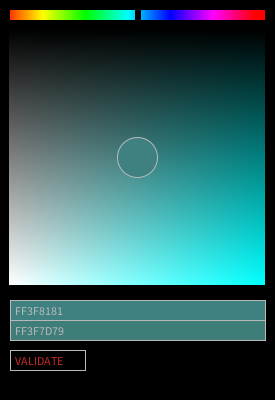
Frame 1 (no input)
Frame 60 (the mouse pressed at the canvas centre just before this capture): identical to frame 1, image omitted
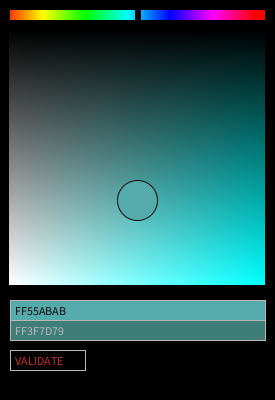
Frame 120 (the mouse held since frame 60 and released just before this capture)

The Processing sketch that drew these frames (run headless with seeded random() and noise(); from frame 60 on, the mouse is pressed at the canvas centre):

// Processing sketch: palette_color
// ── palette_color.pde
/**
La Voie du Code : Color palette
@see https://github.com/StanLepunK/La-Voie-du-Code
2013-2018
*/
Slider slider ;
PVector pos_slider ;
PVector size_slider ;
float value_slider ;
//palette
Palette palette ;
PVector pospalette, size_palette ;
//setup color
color rouge, orange, blanc, noir ;

//setup slider
int thickness_slider ;
int follow_slider ; 
color color_slider, color_border_slider ; 

void setup() {
  size(275,400); colorMode (HSB, 255 ) ; smooth() ;
  rouge = color(0,200,200) ; orange = color (40,250,250) ; blanc = color(0,0,255) ; noir = color (0,0,0) ;
  //Setup slider
  follow_slider = 15 ;
  //setup color and draw slider
  color_slider = blanc ;  color_border_slider = noir ;
  thickness_slider = 1 ;

  //slider activation
  pos_slider = new PVector  (10, 10, 0 ) ;
  size_slider = new PVector (255, 10, 0 ) ;
  slider = new Slider(pos_slider, size_slider, follow_slider, color_slider,  color_border_slider, thickness_slider);
  
  //palette activation
  pospalette = new PVector ( 10, 30, 0 ) ;
  size_palette = new PVector (255, 255, 0 ) ;
  palette = new Palette(pospalette, size_palette);
}


void draw() {
  background( 0 );

  //return of the value from slider
  value_slider = slider.getPos() ;
  /////////////update slider
  slider.update();
  
  ////////////display slider
  //slider.slider(); // classic
  slider.sliderColor(); // special
  
  ////////////////display molette
  PVector ratio = new PVector (0.5, 2.0 ) ; // give the size of the molette ratio X different of "zero", ratio "y" must be bigger than "one"
  // color of molette for the rollover
  color moletteIN = blanc ; 
  color moletteOUT = noir ;
  color moletteBorderIN = blanc ; 
  color moletteBorderOUT = noir ;
  int moletteThickness = 1 ;
  int typeOfMolette = 1 ; // 1 = rect ; 2 = ellipse ; you can create others shapes if you want in the class Slider.
  
  slider.molette(ratio, moletteIN, moletteOUT, moletteBorderIN, moletteBorderOUT, moletteThickness, typeOfMolette) ;
  
  /////////////////////////////PALETTE//////////////////
  float valueSlider = value_slider ; // this float give the value from the slider or other parameter, value between 0 to 255
  palette.display(valueSlider) ; 
  
  // color witness
  //new color
  PVector posNC = new PVector  ( 10.0 , 300.0 ) ;
  PVector sizeNC = new PVector ( size_palette.x , 20.0 ) ;
  palette.newColor(posNC, sizeNC) ;
  //currentColor
  PVector posCC = new PVector  ( 10.0 , 320.0 ) ;
  PVector sizeCC = new PVector ( size_palette.x , 20.0 ) ;
  palette.currentColor(posCC, sizeCC) ;
  
  //buton
  PVector posB = new PVector ( 10.0, 350.0 ) ;
  PVector sizeB = new PVector ( 75.0 , 20.0 ) ;
  color buttonIN = blanc ; 
  color buttonOUT = noir ;
  color buttonBorderIN = blanc ; 
  color buttonBorderOUT = noir ;
  color colorTitle = rouge ;
  int   buttonThickness = 1 ;
  int   typeOfButton = 1 ; // 1 = rect ; 2 = ellipse ; you can create others shapes if you want in the class Slider.
  String title = "VALIDATE" ;
  palette.buttonValidate (posB, sizeB, buttonIN, buttonOUT, buttonBorderIN, buttonBorderOUT, buttonThickness, typeOfButton, title, colorTitle ) ;

}

// ── A_class_Palette.pde
class Palette {
  PVector posP, sizeP, targetPos ;
  int density = 0 ;
  
  color newColor, currentColor, colorWrite ;
  boolean inside, locked, validate ;
  
  Palette (PVector posP_, PVector sizeP_) {
    posP = posP_ ; 
    sizeP = sizeP_ ;
    targetPos = new PVector ( sizeP.x /2.0 +posP.x, sizeP.y /2.0 +posP.y ) ;
    currentColor = color (125,125,125 ) ;
  }
  
  void display(float parameter) {
    int px = round(posP.x) ;
    int py = round(posP.y) ;
    int sx = round(sizeP.x) ;
    int sy = round(sizeP.y) ;
    for ( int i = 0 ; i < 256 ; i++ ) {
      for ( int j = 0 ; j < 256 ; j++ ) {
        //color c = color(parameter, i -px, j -py ) ;
        color c = color(parameter, i , j  ) ;
        set (i +px -1, j +py -1 , c ) ;

      }
    }
    //........
    pipette() ;
  }
  
  
  // Pipette
  void pipette() {
    checkPipette() ; // look if the pipette are in the area or not
    returnNewColor() ; // give the value of new color selected by pipette
    
    strokeWeight(1) ;
    colorWrite(newColor) ;
    stroke(colorWrite) ;
    fill (newColor) ;
    ellipseMode(CENTER) ;
    ellipse ( targetPos.x, targetPos.y, 40, 40 ) ;
  }
  
  void checkPipette() {
    if ( mouseX < sizeP.x + posP.x && mouseX > posP.x && mouseY < sizeP.y + posP.y && mouseY > posP.y    && mousePressed) {
          targetPos.x = mouseX ;
          targetPos.y = mouseY ;
    }
  }
  
  //board color
  // new color
  void newColor(PVector posNC, PVector sizeNC) {
    strokeWeight(1) ; stroke (185) ;
    fill (newColor) ;
    rect(posNC.x, posNC.y, sizeNC.x, sizeNC.y ) ;
    
    colorWrite(newColor) ;
    fill(colorWrite) ;
    String newHexColor = hex(newColor) ;
    println(newHexColor) ;
    text(newHexColor , posNC.x +5 , posNC.y +5 +(sizeNC.y /2.0) );
  }
  // current color
  void currentColor(PVector posCC, PVector sizeCC) {
    strokeWeight(1) ; stroke (185) ;
    fill (currentColor) ;
    rect(posCC.x, posCC.y, sizeCC.x, sizeCC.y ) ;
    
    colorWrite(currentColor) ;
    fill(colorWrite) ;
    String currentHexColor = hex(currentColor) ;
    println(currentHexColor) ;
    text( currentHexColor , posCC.x +5 , posCC.y +5 +(sizeCC.y /2.0) );
  }
  
  /////////////////////////////////
  //button
  void buttonValidate (PVector posB, PVector sizeB, color buttonIN, color buttonOUT, color buttonBorderIN, color buttonBorderOUT, int buttonThickness, int typeOfButton, String title, color colorTitle)
  {
    if ( mouseX < sizeB.x + posB.x && mouseX > posB.x && mouseY < sizeB.y + posB.y && mouseY > posB.y) {
      inside = true ;
      fill(buttonIN) ;
    } else {
      inside = false ;
      fill (buttonOUT) ;
    }
    if(mousePressed && inside)    locked = true ;
    if(!mousePressed)             locked = false ;
    
    if(locked) currentColor = newColor ;
    
    if ( typeOfButton < 1 || typeOfButton > 2 ) rect(posB.x, posB.y, sizeB.x, sizeB.y ) ;
    
    if ( typeOfButton == 1  ) rect(posB.x, posB.y, sizeB.x, sizeB.y ) ;
    if ( typeOfButton == 2  ) { 
      ellipseMode(CORNER) ;
      ellipse(posB.x, posB.y, sizeB.x, sizeB.y);
    }
    fill(colorTitle) ;
    text (title, posB.x +5, posB.y +5 +(sizeB.y /2.0) ) ;
  }
  
  ///RETURN/////////////
  color colorWrite(color colorRef) {
    if( brightness( colorRef ) < 170 ) {
      colorWrite = color(185) ;
    } else {
      colorWrite = color(10) ;
    }
    return colorWrite ;
  }
  /////////
  color returnNewColor() {
    newColor = get(round(targetPos.x), round(targetPos.y) ) ;
    return newColor ;
  }  
}



// ── A_class_Slider.pde
class Slider {
  PVector posSlider, sizeSlider ;
  float spos, newspos;    // molette position
  float sposMin, sposMax;   // max and min values of slider
  int follow;              // follow the molette
  boolean inside;           // cursor in or out of the button
  boolean locked;
  color color_slider, color_sliderBorder ;
  int thickness_slider ;

  Slider (PVector posSlider_, PVector sizeSlider_, int follow_, color color_slider_, color color_sliderBorder_, int thickness_slider_)
  {
    sizeSlider = sizeSlider_ ;
    posSlider = posSlider_ ;
    // float widthtoheight = sizeSlider.x - sizeSlider.y;
    
    spos = posSlider.x + sizeSlider.x /2 - sizeSlider.y /2; // starting position of molette
    newspos = spos;
    sposMin = posSlider.x;
    sposMax = posSlider.x + sizeSlider.x - sizeSlider.y;
    
    follow = follow_;
    
    color_slider = color_slider_   ; color_sliderBorder = color_sliderBorder_ ; thickness_slider = thickness_slider ; 
    
  }
  //////////UPDATE/////////////////////
  void update() {
    if(detection()) {
      inside = true;
    } else {
      inside = false;
    }
    if(mousePressed && inside)    locked = true ;
    if(!mousePressed)             locked = false ;
    if(locked)                    newspos = constrain(mouseX -sizeSlider.y /2, sposMin, sposMax) ;
    if(abs(newspos - spos) > 1)   spos = spos + (newspos-spos)/follow ;
  }
  
  /////////SLIDER///////////////
  //CLASSIC
  void slider() {
    // draw slider
    strokeWeight(thickness_slider) ; stroke (color_sliderBorder) ;
    fill(color_slider);
    rect(posSlider.x, posSlider.y, sizeSlider.x, sizeSlider.y);
     
  }
  //SPECIAL
  void sliderColor() {
    // draw slider
    int px = round(posSlider.x) ;
    int py = round(posSlider.y) ;
    int sx = round(sizeSlider.x) ;
    int sy = round(sizeSlider.y) ;
    
    for ( int i = px ; i < px + sx ; i++ ) {
      for ( int j = py ; j < py + sy ; j++ ) {
        color c = color(i, 255, 255 ) ;
        set (i, j, c ) ;
      }
    }
  }
  
  //////////////////MOLETTE/////////////////
  void molette (PVector ratio, color moletteIN, color moletteOUT, color moletteBorderIN, color moletteBorderOUT, int moletteThickness, int typeOfMolette) { // button, stick... no word for that in english !!!!
    
    strokeWeight (moletteThickness ) ;
    if(inside || locked) {
      stroke(moletteBorderIN );
      fill(moletteIN);
    } else {
      stroke(moletteBorderOUT ) ;
      fill(moletteOUT);
    }
    
    //draw molette and choice of type of Molette
    float posMolY = posSlider.y -( sizeSlider.y * ( (ratio.y /2.0) -0.5 ) ) ;
    
    float sizeMolX = sizeSlider.y *ratio.x ;
    float sizeMolY = sizeSlider.y *ratio.y ;
    
    float lagX = sizeMolX - sizeSlider.y ;
    
    float posMolX = map(spos, sposMin, sposMax, sposMin, sposMax -lagX ) ;
    
    if ( typeOfMolette < 1 || typeOfMolette > 2 ) rect(posMolX, posMolY, sizeMolX, sizeMolY);
    
    if ( typeOfMolette == 1  ) rect(posMolX, posMolY, sizeMolX, sizeMolY);
    if ( typeOfMolette == 2  ) { 
      ellipseMode(CORNER) ;
      ellipse(posMolX, posMolY, sizeMolX, sizeMolY);
    }

  }
  
  ////////////RETURN
  boolean detection() { 
    if(mouseX > posSlider.x && mouseX < posSlider.x + sizeSlider.x && mouseY >  posSlider.y && mouseY < posSlider.y + sizeSlider.y) {
      return true;
    } else {
      return false;
    }
  }
  // return molette position on the slider
  float getPos() { 
    // to get the value
    return ( ( spos-posSlider.x) / (sizeSlider.x-posSlider.x) ) *255.0 ;
  }
  
}
